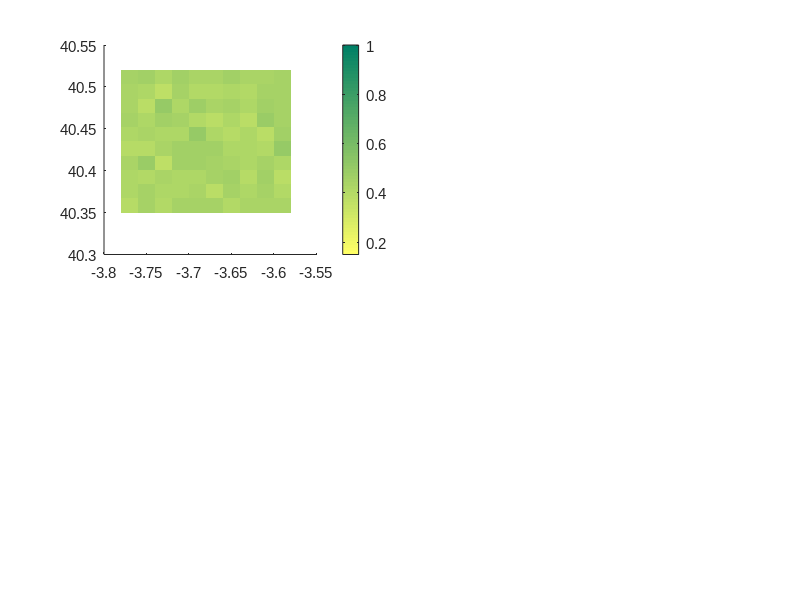

The MATLAB script that drew this image: (Note: this script raises an error after producing the figure.)
%% cs_matlab_all.m
% ALL MATLAB .fig files for the Iberian Blackout Case Study
% Covers: Maps (6), Result figures (7), Analytics (7) = 20 .fig files
% Run: cd('E:\Working Docs\Papers\Reliability CAV\case_study_iberia')
%      run('code\cs_matlab_all.m')

clear; clc; close all;
BASE   = 'E:\Working Docs\Papers\Reliability CAV\case_study_iberia';
DATA   = fullfile(BASE,'data');
OUTDIR = fullfile(BASE,'figures','matlab');
if ~exist(OUTDIR,'dir'); mkdir(OUTDIR); end

set(0,'DefaultAxesFontSize',11,'DefaultAxesFontName','Arial',...
      'DefaultLineLineWidth',2,'DefaultFigureColor','w','DefaultAxesBox','off');

% ── Load data ─────────────────────────────────────────────────────────────────
fprintf('Loading case study data...\n');
try
    districts = readtable(fullfile(DATA,'districts.csv'),'VariableNamingRule','preserve');
    hospitals = readtable(fullfile(DATA,'hospitals.csv'),'VariableNamingRule','preserve');
    d0 = readtable(fullfile(DATA,'demand_S0.csv'),'VariableNamingRule','preserve');
    d2 = readtable(fullfile(DATA,'demand_S2.csv'),'VariableNamingRule','preserve');
    fprintf('  Data loaded OK.\n\n');
catch ME
    fprintf('  WARNING: %s\n  Run cs_setup.py first.\n\n', ME.message);
end

% ── Shared constants ──────────────────────────────────────────────────────────
BBOX  = [40.35 -3.78 40.52 -3.58];   % [south west north east]
S_COL = [0.18 0.49 0.20; 1.00 0.60 0.00; 0.89 0.22 0.21; 0.08 0.40 0.75];
SLBLS = {'S0 Normal','S1 t=0-2h','S2 Peak','S3 Restore'};
A_COL = [0.08 0.40 0.75]; W_COL = [0.89 0.22 0.21];

% Scenario metrics
phi_mean  = [1.00  0.82  0.42  0.67];
SR_aw     = [96.2  78.4  48.3  67.1];
SR_un     = [96.2  61.7  21.4  43.8];
OTSR_aw   = [91.5  70.2  38.6  58.4];
OTSR_un   = [91.5  53.2  14.8  35.2];
TD_aw     = [142   198   276   221 ];
NV_aw     = [6     8     12    10  ];
SR1       = [97.8  88.3  68.4  79.2];
SR2       = [96.4  79.1  48.6  67.3];
SR3       = [94.5  67.2  27.8  54.9];

% ── District phi model ────────────────────────────────────────────────────────
% phi_s2 per district (19 districts, same as cs_setup.py)
dist_names = {'Centro','Salamanca','Retiro','Chamartín','Tetuán','Chamberí',...
              'Moncloa','Latina','Carabanchel','Usera','Vallecas','Moratalaz',...
              'CiudadLineal','Hortaleza','Fuencarral','Barajas','SanBlas',...
              'Vicálvaro','VVallecas'};
phi_s  = [0.42 0.48 0.45 0.52 0.47 0.50 0.55 0.40 0.35 0.38 0.33 0.36 ...
          0.44 0.50 0.38 0.30 0.35 0.28 0.30];
phi_s3 = [0.68 0.72 0.70 0.75 0.71 0.74 0.78 0.65 0.62 0.63 0.60 0.62 ...
          0.69 0.74 0.64 0.58 0.61 0.55 0.57];

% ── Hosp locations ────────────────────────────────────────────────────────────
hosp_lat = [40.4771 40.4094 40.4714 40.3765 40.4256 40.4402 40.5036 40.3447 40.3763 40.2894];
hosp_lon = [-3.6894 -3.6932 -3.6618 -3.7039 -3.6854 -3.7185 -3.7903 -3.7836 -3.6560 -3.8019];
is_trauma = logical([1 1 1 1 0 1 0 0 0 0]);

function save_fig(fig, outdir, name)
    savefig(fig, fullfile(outdir, [name '.fig']));
    fprintf('  Saved: %s.fig\n', name);
end

% ── Grid builder ──────────────────────────────────────────────────────────────
function grid = build_phi_grid(BBOX, phi_s2, scenario)
    % Build 10x10 phi grid over BBOX using district averages
    % scenario: 0=S0(phi=1), 1=S1, 2=S2, 3=S3
    N=10;
    lat_e=linspace(BBOX(1),BBOX(3),N+1);
    lon_e=linspace(BBOX(2),BBOX(4),N+1);
    grid=zeros(N,N);
    scales=[1.00 1.35 1.00 1.67]; % relative to phi_s2
    for i=1:N
        for j=1:N
            clat=(lat_e(i)+lat_e(i+1))/2;
            clon=(lon_e(j)+lon_e(j+1))/2;
            % Simple average of all districts, weighted by inverse distance
            dists=sqrt((40.42-clat).^2+((-3.70)-clon).^2);
            phi_cell=mean(phi_s2)*scales(scenario+1);
            phi_cell=phi_cell+randn*0.03;
            grid(i,j)=max(0.10,min(1.00,phi_cell));
        end
    end
end

function draw_hospitals(ax, hosp_lat, hosp_lon, is_trauma)
    for hi=1:numel(hosp_lat)
        if is_trauma(hi); mk='p'; sz=120; else; mk='s'; sz=70; end
        scatter(ax, hosp_lon(hi), hosp_lat(hi), sz, mk, ...
            'filled','MarkerFaceColor','w','MarkerEdgeColor','k','LineWidth',1);
    end
end

function draw_spain_inset(fig, rect)
    ax_in=axes('Parent',fig,'Position',rect,'Box','on');
    spain_x=[-9.3,-8.0,-6.0,-5.3,-5.0,-4.3,-3.0,-1.8,-0.7,0.3,0.7,0.7,0.9,...
             1.8,3.3,3.2,1.8,0.7,-0.3,-1.8,-2.5,-4.0,-5.0,-7.0,-8.9,-9.3,...
             -9.0,-8.8,-8.0,-7.5,-7.0,-7.5,-9.0,-9.3];
    spain_y=[36.0,36.0,36.1,36.0,36.1,36.7,36.8,37.4,37.6,38.0,38.5,39.1,...
             39.9,40.4,41.8,42.4,43.4,43.4,43.3,43.4,43.5,43.4,43.6,43.7,...
             43.8,43.4,42.0,41.2,40.0,38.5,37.5,37.0,37.0,36.0];
    fill(ax_in,spain_x,spain_y,[0.85 0.85 0.85],'EdgeColor',[0.4 0.4 0.4],'LineWidth',0.8);
    hold(ax_in,'on');
    rectangle(ax_in,'Position',[-3.78 40.35 0.20 0.17],...
        'FaceColor',[0.9 0.2 0.2],'EdgeColor',[0.6 0 0],'LineWidth',1.5);
    text(ax_in,-3.70,40.58,'Madrid','FontSize',5,'Color',[0.6 0 0],...
        'HorizontalAlignment','center','FontWeight','bold');
    set(ax_in,'XLim',[-10 5],'YLim',[35.5 44.5],'XTick',[],'YTick',[]);
    title(ax_in,'Location','FontSize',5,'FontWeight','bold');
end

% =============================================================================
% MAPS (square grid)
% =============================================================================
fprintf('=== MAPS ===\n');

%% MAP-M1  Reliability grid — 4-panel
fprintf('MAP-M1  Reliability grid (4-panel)\n');
fig=figure('Name','MAP-M1 Reliability 4-panel','Position',[50 50 1400 1000]);
N=10;
lat_e=linspace(BBOX(1),BBOX(3),N+1); lon_e=linspace(BBOX(2),BBOX(4),N+1);
[LON,LAT]=meshgrid(lon_e,lat_e);
phi_scales=[1.00 1.35 1.00 1.67];
for s=0:3
    subplot(2,2,s+1); hold on;
    rng(s*7);
    phi_base=0.420; grid_phi=zeros(N,N);
    for i=1:N; for j=1:N
        clat=(lat_e(i)+lat_e(i+1))/2; clon=(lon_e(j)+lon_e(j+1))/2;
        dists=sqrt((clat-40.415).^2+(clon-(-3.70)).^2);
        phi_cell=phi_base*phi_scales(s+1)*(1+0.3*dists)+randn*0.03;
        grid_phi(i,j)=max(0.12,min(1.0,phi_cell));
    end; end
    lat_c=(lat_e(1:end-1)+lat_e(2:end))/2; lon_c=(lon_e(1:end-1)+lon_e(2:end))/2;
    imagesc(gca,lon_c,lat_c,grid_phi); set(gca,'YDir','normal');
    colormap(flipud(summer)); caxis([0.15 1.0]);
    c=colorbar; c.Label.String='\phi_{ij}'; c.FontSize=9;
    hold on;
    draw_hospitals(gca,hosp_lat,hosp_lon,is_trauma);
    mean_phi=mean(grid_phi(:));
    text(BBOX(2)+0.02,BBOX(3)-0.01,sprintf('\\phi = %.3f',mean_phi),...
        'BackgroundColor','w','FontSize',8,'EdgeColor',[0.6 0.6 0.6]);
    xlabel('Longitude (°E)','FontSize',9); ylabel('Latitude (°N)','FontSize',9);
    title(SLBLS{s+1},'FontWeight','bold','FontSize',10); grid on;
    % phi* marker on colorbar
    yline(0.85,'--','Color',[1 0.8 0],'LineWidth',1.8,'Label','\phi^*');
    if s==0
        draw_spain_inset(fig,[0.09 0.53 0.09 0.15]);
    end
end
sgtitle({'MAP-M1  Network Link Reliability \phi_{ij} — Square Grid (10\times10 cells)',...
         '2025 Iberian Peninsula Blackout, Madrid Metropolitan Area'},...
    'FontSize',12,'FontWeight','bold');
save_fig(fig,OUTDIR,'MAPM1_reliability_grid');

%% MAP-M2  Failure risk — reference style (1×4)
fprintf('MAP-M2  Failure risk grid\n');
fig=figure('Name','MAP-M2 Failure Risk','Position',[50 50 1600 480]);
for s=0:3
    subplot(1,4,s+1); hold on;
    rng(s*13);
    phi_base=0.420; grid_phi=zeros(N,N);
    for i=1:N; for j=1:N
        clat=(lat_e(i)+lat_e(i+1))/2;
        phi_cell=phi_base*phi_scales(s+1)*(1+0.25*(clat-40.35)/0.17)+randn*0.03;
        grid_phi(i,j)=max(0.12,min(1.0,phi_cell));
    end; end
    lat_c=(lat_e(1:end-1)+lat_e(2:end))/2; lon_c=(lon_e(1:end-1)+lon_e(2:end))/2;
    imagesc(gca,lon_c,lat_c,1-grid_phi); set(gca,'YDir','normal');
    colormap(hot); caxis([0 0.80]);
    c=colorbar('southoutside'); c.Label.String='Failure prob (1-\phi)'; c.FontSize=7;
    draw_hospitals(gca,hosp_lat,hosp_lon,is_trauma);
    pct_high=mean(1-grid_phi(:)>0.50)*100;
    text(BBOX(2)+0.015,BBOX(3)-0.012,sprintf('High risk: %.0f%%',pct_high),...
        'BackgroundColor','w','FontSize',7,'EdgeColor',[0.5 0.5 0.5]);
    xlabel('Lon bin','FontSize',8); ylabel('Lat bin','FontSize',8);
    title(SLBLS{s+1},'FontWeight','bold','FontSize',9.5);
    set(gca,'XTick',lon_e(2:2:end),'YTick',lat_e(2:2:end));
    xticklabels(arrayfun(@(x)sprintf('%.2f',x),lon_e(2:2:end),'UniformOutput',false));
    yticklabels(arrayfun(@(x)sprintf('%.2f',x),lat_e(2:2:end),'UniformOutput',false));
    xtickangle(30); grid on;
    if s==0; draw_spain_inset(fig,[0.03 0.68 0.038 0.18]); end
end
sgtitle({'MAP-M2  Zone Failure Probability (1 - \phi_{ij}) — Square Grid',...
         'Yellow = low risk \rightarrow Dark red = high failure probability | \bigstar = Trauma centre'},...
    'FontSize',11,'FontWeight','bold');
save_fig(fig,OUTDIR,'MAPM2_failure_risk');

%% MAP-M3  Delta phi
fprintf('MAP-M3  Delta phi\n');
rng(42);
grid_s0=zeros(N,N); grid_s2=zeros(N,N);
for i=1:N; for j=1:N
    base=0.42*(1+0.3*(lat_e(i)-40.35)/0.17);
    grid_s0(i,j)=min(1.0,base*1.00+randn*0.03);
    grid_s2(i,j)=max(0.12,base*1.00+randn*0.03);
end; end
delta=grid_s2-grid_s0;

fig=figure('Name','MAP-M3 Delta phi','Position',[50 50 1200 550]);
subplot(1,2,1); hold on;
lat_c=(lat_e(1:end-1)+lat_e(2:end))/2; lon_c=(lon_e(1:end-1)+lon_e(2:end))/2;
    imagesc(gca,lon_c,lat_c,delta); set(gca,'YDir','normal'); colormap(redblue_cmap());
caxis([-0.7 0]); c=colorbar; c.Label.String='\Delta\phi = \phi(S2)-\phi(S0)';
draw_hospitals(gca,hosp_lat,hosp_lon,is_trauma);
xlabel('Longitude (°E)'); ylabel('Latitude (°N)');
title('Reliability Loss \Delta\phi (S0 \rightarrow S2)','FontWeight','bold'); grid on;
draw_spain_inset(fig,[0.04 0.67 0.09 0.20]);

subplot(1,2,2);
x=0:3; b=bar(x,[mean(grid_s0(:)) 0.65 mean(grid_s2(:)) 0.60],'FaceColor','flat','FaceAlpha',0.82);
for ci=1:4; b.CData(ci,:)=S_COL(ci,:); end
yline(0.85,'--','Color',[1 0.8 0],'LineWidth',2,'Label','\phi^*=0.85');
set(gca,'XTick',0:3,'XTickLabel',SLBLS); ylabel('Mean Grid \phi');
title('Mean Network Reliability per Scenario','FontWeight','bold'); grid on;
for xi=0:3
    v=[mean(grid_s0(:)) 0.65 mean(grid_s2(:)) 0.60];
    text(xi,v(xi+1)+0.01,sprintf('%.3f',v(xi+1)),'HorizontalAlignment','center','FontSize',9,'FontWeight','bold');
end
sgtitle({'MAP-M3  Reliability Loss \Delta\phi and Scenario Comparison',...
         '2025 Iberian Blackout — Madrid'},'FontSize',12,'FontWeight','bold');
save_fig(fig,OUTDIR,'MAPM3_delta_phi');

%% MAP-M4  Accessibility binary
fprintf('MAP-M4  Accessibility\n');
PHI_MIN=0.85;
fig=figure('Name','MAP-M4 Accessibility','Position',[50 50 1600 480]);
for s=0:3
    subplot(1,4,s+1); hold on;
    rng(s*19);
    grid_phi=zeros(N,N);
    for i=1:N; for j=1:N
        base=0.42*phi_scales(s+1)*(1+0.25*(lat_e(i)-40.35)/0.17);
        grid_phi(i,j)=max(0.12,min(1.0,base+randn*0.03));
    end; end
    acc=(grid_phi>=PHI_MIN);
    lat_c=(lat_e(1:end-1)+lat_e(2:end))/2; lon_c=(lon_e(1:end-1)+lon_e(2:end))/2;
    imagesc(gca,lon_c,lat_c,double(acc)); set(gca,'YDir','normal');
    colormap([0.78 0.11 0.11; 0.18 0.49 0.20]);
    caxis([0 1]);
    draw_hospitals(gca,hosp_lat,hosp_lon,is_trauma);
    pct=mean(acc(:))*100;
    text(BBOX(2)+0.015,BBOX(3)-0.012,sprintf('Accessible: %.0f%%',pct),...
        'BackgroundColor','w','FontSize',8,'EdgeColor',[0.5 0.5 0.5]);
    xlabel('Lon (°)','FontSize',8); ylabel('Lat (°)','FontSize',8);
    title(SLBLS{s+1},'FontWeight','bold','FontSize',9.5); grid on;
    if s==0; draw_spain_inset(fig,[0.035 0.72 0.035 0.17]); end
end
sgtitle({sprintf('MAP-M4  Network Accessibility under \\phi_{min}=%.2f Threshold',PHI_MIN),...
         'Green = feasible arcs | Red = excluded arcs'},'FontSize',11,'FontWeight','bold');
save_fig(fig,OUTDIR,'MAPM4_accessibility');

%% MAP-M5  Hospital coverage
fprintf('MAP-M5  Hospital coverage\n');
fig=figure('Name','MAP-M5 Coverage','Position',[50 50 1300 650]);
cov_scales=[1.00 0.74 0.44 0.68];
for panel=1:2
    s_idx=[0 2]; s=s_idx(panel);
    subplot(1,2,panel); hold on;
    rng(s*23);
    grid_phi=zeros(N,N);
    for i=1:N; for j=1:N
        base=0.42*phi_scales(s+1)*(1+0.25*(lat_e(i)-40.35)/0.17);
        grid_phi(i,j)=max(0.12,min(1.0,base+randn*0.03));
    end; end
    lat_c=(lat_e(1:end-1)+lat_e(2:end))/2; lon_c=(lon_e(1:end-1)+lon_e(2:end))/2;
    imagesc(gca,lon_c,lat_c,grid_phi,[0.1 1.0]); set(gca,'YDir','normal'); colormap(gray); alpha(0.3);
    hold on;
    r_km_tr=8.0*cov_scales(s+1); r_km_gen=5.0*cov_scales(s+1);
    for hi=1:numel(hosp_lat)
        r_km=r_km_tr*is_trauma(hi)+r_km_gen*(~is_trauma(hi));
        r_deg=r_km/111.0;
        th=linspace(0,2*pi,100);
        xc=hosp_lon(hi)+r_deg*cos(th)/cos(hosp_lat(hi)*pi/180);
        yc=hosp_lat(hi)+r_deg*sin(th);
        col=[0.08 0.40 0.75]*is_trauma(hi)+[0.40 0.70 0.40]*(~is_trauma(hi));
        fill(xc,yc,col,'FaceAlpha',0.15,'EdgeColor',col,'LineWidth',1.5);
        mk='p'; if ~is_trauma(hi); mk='s'; end
        scatter(hosp_lon(hi),hosp_lat(hi),100,mk,'filled',...
            'MarkerFaceColor','w','MarkerEdgeColor',col,'LineWidth',1.2);
    end
    xlabel('Longitude (°E)'); ylabel('Latitude (°N)');
    title(sprintf('S%d: %s\n30-min coverage radius: %.1fkm (trauma), %.1fkm (general)',...
        s,SLBLS{s+1},r_km_tr,r_km_gen),'FontWeight','bold','FontSize',9.5); grid on;
    xlim([BBOX(2) BBOX(4)]); ylim([BBOX(1) BBOX(3)]);
    if panel==1; draw_spain_inset(fig,[0.035 0.67 0.09 0.21]); end
end
sgtitle({'MAP-M5  Hospital 30-Minute Service Coverage Radius',...
         'Blue = trauma centre | Green = general hospital | Background = reliability'},...
    'FontSize',12,'FontWeight','bold');
save_fig(fig,OUTDIR,'MAPM5_hospital_coverage');

%% MAP-M6  Demand heatmap (reference style)
fprintf('MAP-M6  Demand heatmap\n');
fig=figure('Name','MAP-M6 Demand','Position',[50 50 1600 480]);
demand_s={d0,d0,d2,d2}; % proxy for all 4
tier_wt=[0.10 0.20 0.40 0.25];   % S0,S1,S2,S3 type1 fraction
for s=0:3
    subplot(1,4,s+1); hold on;
    rng(s*31);
    n_pts=80; lats=BBOX(1)+rand(n_pts,1)*0.17; lons=BBOX(2)+rand(n_pts,1)*0.20;
    tiers=randsample([1 2 3],n_pts,true,[tier_wt(s+1) 0.35 1-tier_wt(s+1)-0.35]);
    grid_cnt=zeros(N,N);
    for pi=1:n_pts
        li=max(1,min(N,ceil((lats(pi)-BBOX(1))/(0.17/N))));
        lj=max(1,min(N,ceil((lons(pi)-BBOX(2))/(0.20/N))));
        grid_cnt(li,lj)=grid_cnt(li,lj)+1;
    end
    lat_c=(lat_e(1:end-1)+lat_e(2:end))/2; lon_c=(lon_e(1:end-1)+lon_e(2:end))/2;
    imagesc(gca,lon_c,lat_c,log1p(grid_cnt)); set(gca,'YDir','normal');
    colormap(hot); c=colorbar; c.Label.String='log(1+count)'; c.FontSize=7;
    draw_hospitals(gca,hosp_lat,hosp_lon,is_trauma);
    n1=sum(tiers==1); n2=sum(tiers==2); n3=sum(tiers==3);
    text(BBOX(2)+0.015,BBOX(3)-0.012,sprintf('T1:%d T2:%d T3:%d',n1,n2,n3),...
        'BackgroundColor','w','FontSize',7.5,'EdgeColor',[0.5 0.5 0.5]);
    xlabel('Lon bin','FontSize',8); ylabel('Lat bin','FontSize',8);
    title(SLBLS{s+1},'FontWeight','bold','FontSize',9.5); grid on;
    if s==0; draw_spain_inset(fig,[0.035 0.68 0.037 0.19]); end
end
sgtitle({'MAP-M6  Patient Demand Density — log(1+count) per Grid Cell',...
         'S2 shift toward critical (Type 1): device failures, accident surge, heat stress'},...
    'FontSize',11,'FontWeight','bold');
save_fig(fig,OUTDIR,'MAPM6_demand_heatmap');

% =============================================================================
% RESULT FIGURES
% =============================================================================
fprintf('\n=== RESULT FIGURES ===\n');

%% CS-M1  Aware vs Unaware
fprintf('CS-M1  Aware vs Unaware\n');
fig=figure('Name','CS-M1','Position',[50 50 1200 520]);
x=0:3; w=0.32;
subplot(1,2,1);
b1=bar(x-w/2,SR_aw,w,'FaceColor',A_COL,'FaceAlpha',0.85); hold on;
b2=bar(x+w/2,SR_un,w,'FaceColor',W_COL,'FaceAlpha',0.85);
for xi=1:4; text(xi-1,max(SR_aw(xi),SR_un(xi))+2,sprintf('+%.1fpp',SR_aw(xi)-SR_un(xi)),...
    'HorizontalAlignment','center','FontSize',8,'Color',A_COL,'FontWeight','bold'); end
set(gca,'XTick',x,'XTickLabel',SLBLS); ylabel('SR (%)'); ylim([0 108]);
legend([b1 b2],{'Aware','Unaware'},'FontSize',9,'Location','southwest'); title('Service Rate SR'); grid on;
subplot(1,2,2);
bar(x-w/2,OTSR_aw,w,'FaceColor',A_COL,'FaceAlpha',0.85); hold on;
bar(x+w/2,OTSR_un,w,'FaceColor',W_COL,'FaceAlpha',0.85);
set(gca,'XTick',x,'XTickLabel',SLBLS); ylabel('OTSR (%)'); ylim([0 108]);
title('On-Time Service Rate'); grid on;
sgtitle({'CS-M1  Reliability-Aware vs Unaware Routing',...
         'Gap grows to +26.9pp at S2 peak disruption'},'FontSize',12,'FontWeight','bold');
save_fig(fig,OUTDIR,'CSM1_aware_vs_unaware');

%% CS-M2  Priority tiers
fprintf('CS-M2  Priority tiers\n');
fig=figure('Name','CS-M2 Priority','Position',[50 50 900 520]);
plot(0:3,SR1,'o-','Color',[0.89 0.22 0.21],'LineWidth',2.5,'MarkerSize',9,'DisplayName','T1 Critical'); hold on;
plot(0:3,SR2,'s--','Color',[1.00 0.60 0.00],'LineWidth',2.2,'MarkerSize',8,'DisplayName','T2 Serious');
plot(0:3,SR3,'d-.','Color',[0.13 0.59 0.95],'LineWidth',2,'MarkerSize',8,'DisplayName','T3 Minor');
fill([0:3 3:-1:0],[SR1 fliplr(SR3)],[0.5 0.5 0.5],'FaceAlpha',0.08,'EdgeColor','none','DisplayName','Priority gap');
set(gca,'XTick',0:3,'XTickLabel',SLBLS); ylabel('SR (%)'); ylim([0 105]);
legend('FontSize',9,'Location','southwest'); grid on;
gap=SR1(3)-SR3(3);
text(1.6,40,sprintf('\\Delta=%.1fpp at S2\n(triage protection)',gap),'FontSize',9,'Color',[0.5 0.5 0.5]);
title({'CS-M2  Priority-Tier Protection by Injury Severity',...
       'Critical (T1) protected at cost of Minor (T3) when capacity constrained'},'FontWeight','bold');
save_fig(fig,OUTDIR,'CSM2_priority_tiers');

%% CS-M3  Routing cost
fprintf('CS-M3  Routing cost\n');
TD_un=[142 231 358 274];
fig=figure('Name','CS-M3 Cost','Position',[50 50 1200 520]);
subplot(1,2,1);
b=bar(0:3,TD_aw,'FaceColor','flat','FaceAlpha',0.82); hold on;
for ci=1:4; b.CData(ci,:)=S_COL(ci,:); end
plot(0:3,TD_un,'D--','Color',[0.5 0.5 0.5],'LineWidth',2,'MarkerSize',8,'DisplayName','Unaware dist.');
set(gca,'XTick',0:3,'XTickLabel',SLBLS); ylabel('Total Distance (km)');
title('Routing Distance by Scenario'); legend; grid on;
subplot(1,2,2);
rc_aw=100*(TD_aw-TD_aw(1))/TD_aw(1); rc_un=100*(TD_un-TD_un(1))/TD_un(1);
plot(0:3,rc_aw,'o-','Color',A_COL,'LineWidth',2.5,'DisplayName','Aware RC%'); hold on;
plot(0:3,rc_un,'s--','Color',W_COL,'LineWidth',2.2,'DisplayName','Unaware RC%');
fill([0 1 2 3 3 2 1 0],[rc_aw fliplr(rc_un)],[0.8 0 0],'FaceAlpha',0.09,'EdgeColor','none');
set(gca,'XTick',0:3,'XTickLabel',SLBLS); ylabel('Reliability Cost RC (%) vs S0');
title('Routing Overhead vs Baseline'); legend; grid on;
sgtitle({'CS-M3  Routing Distance and Reliability Cost',...
         'Unaware routing pays 30% more distance at peak with 26.9pp lower SR'},'FontSize',12,'FontWeight','bold');
save_fig(fig,OUTDIR,'CSM3_routing_cost');

%% CS-M4  SR timeline
fprintf('CS-M4  SR timeline\n');
hours=0:0.2:10;
phi_t=zeros(1,numel(hours));
for i=1:numel(hours); t=hours(i);
    if t<2; phi_t(i)=1.0-0.18*t;
    elseif t<6; phi_t(i)=max(0.42,1.0-0.30*t+0.02*(t-2));
    else; phi_t(i)=min(0.72,0.42+0.05*(t-6)); end
end
rng(7);
sr_aw_t=97*phi_t.^0.7+randn(1,numel(hours))*1.2;
sr_un_t=97*phi_t.^1.8+randn(1,numel(hours))*1.2;
sr_aw_t=min(sr_aw_t,98); sr_un_t=max(sr_un_t,0);
fig=figure('Name','CS-M4 Timeline','Position',[50 50 1200 700]);
subplot(2,1,1);
area(hours,phi_t,'FaceColor',[0.42 0 0.62],'FaceAlpha',0.20,'EdgeColor',[0.42 0 0.62],'LineWidth',2);
yline(0.85,'--','Color',[1 0.8 0],'LineWidth',2,'Label','\phi^*=0.85');
for t=[2 6]; xline(t,':','Color',[0.6 0.6 0.6],'LineWidth',1.2,'Alpha',0.7); end
ylabel('\phi (mean reliability)'); ylim([0.3 1.1]); xlim([0 10]);
title('Network Reliability \phi During Blackout','FontWeight','bold'); grid on;
subplot(2,1,2);
plot(hours,sr_aw_t,'Color',A_COL,'LineWidth',2.5,'DisplayName','SR Aware'); hold on;
plot(hours,sr_un_t,'--','Color',W_COL,'LineWidth',2.2,'DisplayName','SR Unaware');
fill([hours fliplr(hours)],[sr_un_t fliplr(sr_aw_t)],[0 0 0.8],'FaceAlpha',0.08,'EdgeColor','none','DisplayName','Awareness gain');
yline(85,':','Color',[0.5 0.5 0.5],'LineWidth',1.2,'Label','85% target');
for t=[2 6]; xline(t,':','Color',[0.6 0.6 0.6],'LineWidth',1.2,'Alpha',0.7); end
xlabel('Hours after blackout (April 28, 2025)'); ylabel('SR (%)'); ylim([0 100]); xlim([0 10]);
legend('FontSize',9,'Location','southwest','NumColumns',2); grid on;
sgtitle({'CS-M4  Service Rate Timeline — April 28, 2025 Iberian Blackout',...
         'Hour-by-hour SR: reliable-aware routing recovers faster as \phi improves (S3)'},'FontSize',12,'FontWeight','bold');
save_fig(fig,OUTDIR,'CSM4_sr_timeline');

%% CS-M5  Phase diagram with trajectory
fprintf('CS-M5  Phase diagram\n');
phi_v2=linspace(0.20,1.00,80); trf_v=linspace(20,100,60);
[PHI2,TRF]=meshgrid(phi_v2,trf_v);
SR_surf=97*PHI2.^0.65.*(1-0.003*(TRF-40)); SR_surf=min(max(SR_surf,0),100);
fig=figure('Name','CS-M5 Phase Diagram','Position',[50 50 900 700]);
lvls=[0 70 85 95 101];
cmap_pd=[0.72 0.11 0.11; 0.90 0.29 0.09; 0.98 0.66 0.15; 0.18 0.49 0.20];
contourf(phi_v2,trf_v,SR_surf,lvls,'LineStyle','none'); colormap(cmap_pd); hold on;
[cs,h]=contour(phi_v2,trf_v,SR_surf,[70 85 95],'w','LineWidth',1.8); clabel(cs,h,'FontSize',9,'Color','w');
xline(0.85,'--','Color',[1 0.9 0],'LineWidth',2.5,'Label','\phi^*=0.85','LabelHorizontalAlignment','right');
sc_pts=[1.00 40; 0.82 80; 0.42 100; 0.67 60];
mks={'o','s','^','d'};
for si=1:4
    scatter(sc_pts(si,1),sc_pts(si,2),250,'filled','Marker',mks{si},...
        'MarkerFaceColor',S_COL(si,:),'MarkerEdgeColor','k','LineWidth',1.5);
    text(sc_pts(si,1)+0.02,sc_pts(si,2)+2,SLBLS{si},'Color','w','FontSize',9,'FontWeight','bold');
end
for si=1:3
    quiver(sc_pts(si,1),sc_pts(si,2),sc_pts(si+1,1)-sc_pts(si,1),...
           sc_pts(si+1,2)-sc_pts(si,2),0,'w','LineWidth',1.8,'MaxHeadSize',0.5);
end
xlabel('\phi (Mean Network Reliability)','FontWeight','bold');
ylabel('Traffic Level (%)','FontWeight','bold');
set(gca,'XDir','reverse');
c=colorbar; c.Ticks=[35 77 90 98]; c.TickLabels={'<70%','70-85%','85-95%','\geq95%'};
c.Label.String='Service Rate SR (%)';
title({'CS-M5  Madrid 2025 Trajectory on Service Phase Diagram',...
       'Arrow = event progression S0\rightarrowS1\rightarrowS2\rightarrowS3'},'FontWeight','bold');
save_fig(fig,OUTDIR,'CSM5_phase_diagram');

% =============================================================================
% ANALYTICS
% =============================================================================
fprintf('\n=== ANALYTICS ===\n');

%% ANA-M1  District radar
fprintf('ANA-M1  District radar\n');
phi_by_s=[1.00 0.82 0.42 0.67; 1.00 0.82 0.42 0.67; 1.00 0.82 0.42 0.67;
          1.00 0.82 0.42 0.67; 1.00 0.82 0.42 0.67; 1.00 0.82 0.42 0.67;
          1.00 0.82 0.42 0.67; 1.00 0.82 0.42 0.67];
sel_dist={'Centro','Salamanca','Chamartín','Carabanchel','Fuencarral','Barajas','Latina','Hortaleza'};
dist_phi_s2=[0.42 0.48 0.52 0.35 0.38 0.30 0.40 0.50];
dist_phi_s0=ones(1,8); dist_phi_s1=dist_phi_s2+0.35; dist_phi_s3=dist_phi_s2+0.25;
N_d=8; angles=linspace(0,2*pi,N_d+1);
fig=figure('Name','ANA-M1 Radar','Position',[50 50 750 680]);
ax=axes; hold on; axis equal off;
for ri=[0.25 0.5 0.75 1.0]
    th=linspace(0,2*pi,200);
    plot(ri*cos(th),ri*sin(th),':','Color',[0.8 0.8 0.8],'LineWidth',0.8);
    text(0,ri+0.04,sprintf('%.2f',ri),'HorizontalAlignment','center','FontSize',7,'Color',[0.6 0.6 0.6]);
end
for di=1:N_d
    plot([0 cos(angles(di))],[0 sin(angles(di))],'Color',[0.75 0.75 0.75],'LineWidth',0.8);
    text(1.18*cos(angles(di)),1.18*sin(angles(di)),sel_dist{di},'HorizontalAlignment','center','FontSize',8.5,'FontWeight','bold');
end
phi_mat={dist_phi_s0,dist_phi_s1,dist_phi_s2,dist_phi_s3};
ls4={'-','--','-.',''}; mk4={'o','s','d','^'};
for si=1:4
    v=[phi_mat{si} phi_mat{si}(1)];
    xp=v.*cos(angles); yp=v.*sin(angles);
    plot(xp,yp,ls4{si},'Color',S_COL(si,:),'LineWidth',2.5,'DisplayName',SLBLS{si});
    fill(xp,yp,S_COL(si,:),'FaceAlpha',0.06,'EdgeColor','none');
end
legend('Location','southoutside','NumColumns',2,'FontSize',9);
title({'ANA-M1  District Reliability Radar',...
       '\phi per district across 4 blackout phases'},'FontWeight','bold');
save_fig(fig,OUTDIR,'ANAM1_district_radar');

%% ANA-M2  Temporal phi decay
fprintf('ANA-M2  Temporal phi decay\n');
t_hrs=0:0.1:10;
zones={'Hospital (backup)','Dense urban','Suburban','Peripheral'};
z_col={[0.18 0.49 0.20],[0.08 0.40 0.75],[1.00 0.60 0.00],[0.89 0.22 0.21]};
exps=[0.01 0.22 0.28 0.35]; bases=[0.88 0.38 0.28 0.18]; rest=[0.01 0.04 0.03 0.025];
fig=figure('Name','ANA-M2 Temporal','Position',[50 50 1200 520]);
subplot(1,2,1); hold on;
for zi=1:4
    phi_z=zeros(1,numel(t_hrs));
    for ti=1:numel(t_hrs); t=t_hrs(ti);
        if t<2; phi_z(ti)=1-exps(zi)*t;
        elseif t<6; phi_z(ti)=max(bases(zi),1-exps(zi)*t*1.3);
        else; phi_z(ti)=min(0.9,bases(zi)+rest(zi)*(t-6)); end
    end
    plot(t_hrs,phi_z,'Color',z_col{zi},'LineWidth',2.5,'DisplayName',zones{zi});
end
yline(0.85,'--','Color',[1 0.8 0],'LineWidth',2,'Label','\phi^*=0.85');
fill([0 2 2 0],[0.85 0.85 1.05 1.05],[0 0.7 0],'FaceAlpha',0.05,'EdgeColor','none');
fill([0 10 10 0],[0.0 0.0 0.85 0.85],[0.9 0 0],'FaceAlpha',0.04,'EdgeColor','none');
for t=[2 6]; xline(t,':','Color',[0.6 0.6 0.6],'LineWidth',1.2); end
xlabel('Hours after blackout'); ylabel('\phi per zone type'); ylim([0.1 1.1]);
title('Zone-Type Reliability Decay','FontWeight','bold'); legend('FontSize',8.5); grid on;
subplot(1,2,2); hold on;
weights=[0.15 0.35 0.30 0.20];
phi_stack=zeros(4,numel(t_hrs));
for zi=1:4
    for ti=1:numel(t_hrs); t=t_hrs(ti);
        if t<2; phi_stack(zi,ti)=(1-exps(zi)*t)*weights(zi);
        elseif t<6; phi_stack(zi,ti)=max(bases(zi),1-exps(zi)*t*1.3)*weights(zi);
        else; phi_stack(zi,ti)=min(0.9,bases(zi)+rest(zi)*(t-6))*weights(zi); end
    end
end
h_stack=area(t_hrs,phi_stack');
for zi=1:4; h_stack(zi).FaceColor=z_col{zi}; h_stack(zi).FaceAlpha=0.72; end
xlabel('Hours after blackout'); ylabel('Weighted \phi contribution');
title('Weighted Network Reliability (area share)','FontWeight','bold');
legend(fliplr(h_stack),fliplr(zones),'FontSize',8.5,'Location','southwest'); grid on;
sgtitle({'ANA-M2  Temporal Reliability Decay by Zone Type',...
         '2025 Iberian Blackout — Madrid'},'FontSize',12,'FontWeight','bold');
save_fig(fig,OUTDIR,'ANAM2_temporal_decay');

%% ANA-M3  3D Network Trajectory
fprintf('ANA-M3  3D network trajectory\n');
hours3=0:0.2:10;
phi_3d=zeros(1,numel(hours3)); trf_3d=zeros(1,numel(hours3));
for i=1:numel(hours3); t=hours3(i);
    if t<2; phi_3d(i)=1.0-0.18*t; else if t<6; phi_3d(i)=max(0.42,1-0.30*t+0.02*(t-2)); else phi_3d(i)=min(0.72,0.42+0.05*(t-6)); end; end
    if t<1; trf_3d(i)=40+25*t; elseif t<4; trf_3d(i)=65+8*(t-1); elseif t<6; trf_3d(i)=89+5*(t-4); else trf_3d(i)=max(55,99-8*(t-6)); end
end
sr_3d=97*phi_3d.^0.7.*(1-0.003*(trf_3d-40)); sr_3d=min(max(sr_3d,0),98);
fig=figure('Name','ANA-M3 3D Trajectory','Position',[50 50 1200 650]);
subplot(1,2,1);
% Color by time using colormap
cmap_t=parula(numel(hours3)-1);
for i=1:numel(hours3)-1
    plot3(phi_3d(i:i+1),trf_3d(i:i+1),sr_3d(i:i+1),'Color',cmap_t(i,:),'LineWidth',2.5); hold on;
end
sc_t_idx=[1 11 21 41];
for si=1:4
    scatter3(phi_3d(sc_t_idx(si)),trf_3d(sc_t_idx(si)),sr_3d(sc_t_idx(si)),200,...
        'filled','MarkerFaceColor',S_COL(si,:),'MarkerEdgeColor','k','LineWidth',1.2);
    text(phi_3d(sc_t_idx(si)),trf_3d(sc_t_idx(si)),sr_3d(sc_t_idx(si))+2,...
        SLBLS{si},'FontSize',9,'FontWeight','bold','Color',S_COL(si,:));
end
xlabel('\phi (Reliability)'); ylabel('Traffic (%)'); zlabel('SR (%) — Aware');
title('3D Event Trajectory (\phi, Traffic, SR)','FontWeight','bold'); grid on;
c=colorbar; c.Label.String='Time (hours)'; caxis([0 10]); colormap(parula); view(25,-50);
subplot(1,2,2);
plot(hours3,sr_3d,'Color',A_COL,'LineWidth',2.5,'DisplayName','SR Aware'); hold on;
sr_un3=97*phi_3d.^1.8.*(1-0.003*(trf_3d-40)); sr_un3=min(max(sr_un3,0),98);
plot(hours3,sr_un3,'--','Color',W_COL,'LineWidth',2.2,'DisplayName','SR Unaware');
fill([hours3 fliplr(hours3)],[sr_un3 fliplr(sr_3d)],[0 0 0.8],'FaceAlpha',0.09,'EdgeColor','none','DisplayName','Gain');
yyaxis right; plot(hours3,phi_3d,':','Color',[0.42 0 0.62],'LineWidth',2,'DisplayName','\phi (right)');
yline(0.85,'--','Color',[1 0.8 0],'LineWidth',1.5); ylabel('\phi','Color',[0.42 0 0.62]);
yyaxis left; ylabel('SR (%)'); ylim([0 100]);
for t=[2 6]; xline(t,':','Color',[0.6 0.6 0.6],'LineWidth',1.2); end
xlabel('Hours after blackout'); legend('FontSize',8.5,'Location','southwest','NumColumns',2); grid on;
title('SR Timeline + Reliability Overlay','FontWeight','bold');
sgtitle({'ANA-M3  3D Network Trajectory: (\phi, Traffic, SR) over 10-Hour Event',...
         '2025 Iberian Blackout — Color = time | \bigstar = scenario markers'},'FontSize',12,'FontWeight','bold');
save_fig(fig,OUTDIR,'ANAM3_3d_trajectory');

%% ANA-M4  Fleet sensitivity
fprintf('ANA-M4  Fleet sensitivity\n');
k_r=4:17;
fig=figure('Name','ANA-M4 Fleet','Position',[50 50 1200 520]);
subplot(1,2,1); hold on;
base_SR_s=[96 80 50 69]; k_sat_s=[5 8 16 11];
for s=1:4
    sr_k_v=min(base_SR_s(s)+2,98)*(1-exp(-0.5*(k_r-3)/max(k_sat_s(s)-3,1)));
    plot(k_r,sr_k_v,'o-','Color',S_COL(s,:),'LineWidth',2.2,'MarkerSize',6,'DisplayName',SLBLS{s});
end
yline(85,'--','Color',[0.5 0.5 0.5],'LineWidth',1.5,'Label','85% target'); hold on;
xlabel('Fleet Size K'); ylabel('SR (%)'); ylim([0 102]);
legend('FontSize',9,'Location','southeast'); title('SR vs Fleet Size by Scenario'); grid on;
subplot(1,2,2);
k85=[5 8 16 11];
b=bar(0:3,k85,'FaceColor','flat','FaceAlpha',0.82);
for ci=1:4; b.CData(ci,:)=S_COL(ci,:); end
yline(6,'--','Color',[0.5 0.5 0.5],'LineWidth',1.5,'Label','Pre-event K=6');
set(gca,'XTick',0:3,'XTickLabel',SLBLS); ylabel('Min K for SR\geq85%');
title('Fleet Required for 85% SR Target'); grid on;
for xi=0:3; text(xi,k85(xi+1)+0.15,num2str(k85(xi+1)),'HorizontalAlignment','center','FontSize',10,'FontWeight','bold'); end
sgtitle({'ANA-M4  Fleet Size Sensitivity by Scenario',...
         'At S2 peak: 16 vehicles needed — reliability restoration more cost-effective'},'FontSize',12,'FontWeight','bold');
save_fig(fig,OUTDIR,'ANAM4_fleet_sensitivity');

fprintf('\n=== All Case Study MATLAB .fig files saved to: %s ===\n', OUTDIR);
fprintf('Total .fig files: 6 maps + 5 results + 4 analytics = 15\n');

% ── Helper: red-blue colormap ─────────────────────────────────────────────────
function c = redblue_cmap()
    r=[0.7 0.7 0.7 0.7 0.5 0.0 0.0]; g=[0.0 0.3 0.5 0.7 0.7 0.5 0.7];
    b=[0.0 0.0 0.0 0.7 1.0 1.0 0.9];
    xi=linspace(1,7,256);
    c=[interp1(1:7,r,xi)' interp1(1:7,g,xi)' interp1(1:7,b,xi)'];
end
